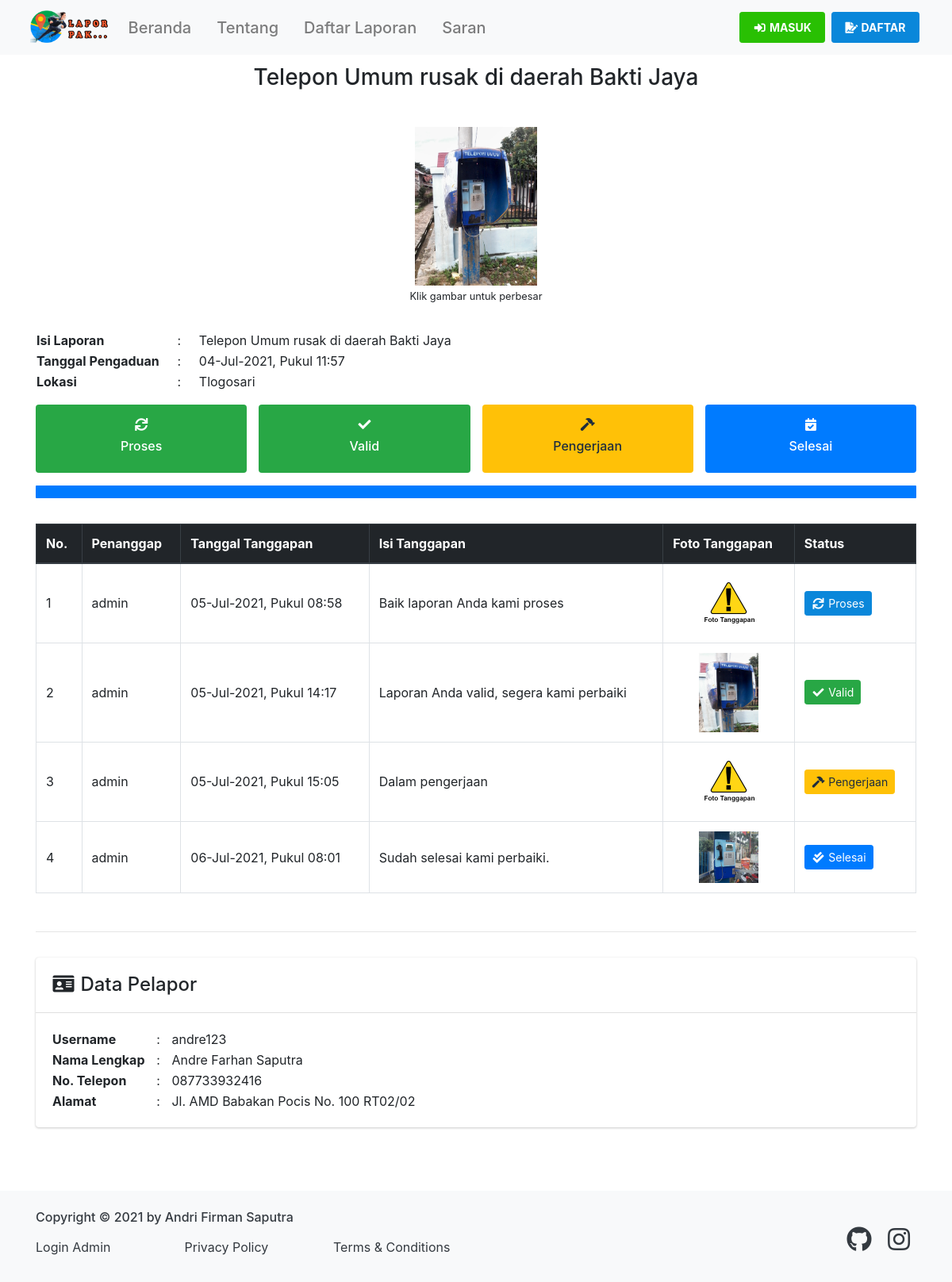
The page /landing/detailPengaduan/1 on the database its author committed.
### tables this page shows
CREATE TABLE `pengaduan` (
  `id_pengaduan` int(11) NOT NULL,
  `isi_laporan` text NOT NULL,
  `tgl_pengaduan` datetime NOT NULL,
  `foto` varchar(500) DEFAULT 'default.png',
  `status_pengaduan` enum('belum_ditanggapi','proses','valid','pengerjaan','selesai','tidak_valid') NOT NULL DEFAULT 'belum_ditanggapi',
  `id_masyarakat` int(11) NOT NULL,
  `id_kelurahan` int(11) NOT NULL
);

CREATE TABLE `kelurahan` (
  `id_kelurahan` int(11) NOT NULL,
  `kelurahan` varchar(100) NOT NULL,
  `id_kecamatan` int(11) NOT NULL
);

CREATE TABLE `tanggapan` (
  `id_tanggapan` int(11) NOT NULL,
  `isi_tanggapan` text NOT NULL,
  `tgl_tanggapan` datetime NOT NULL,
  `status_tanggapan` enum('proses','valid','pengerjaan','selesai','tidak_valid') NOT NULL,
  `foto_tanggapan` varchar(500) NOT NULL DEFAULT 'default.png',
  `id_pengaduan` int(11) NOT NULL,
  `id_user` int(11) NOT NULL
);

CREATE TABLE `user` (
  `id_user` int(11) NOT NULL,
  `nama` varchar(100) NOT NULL,
  `username` varchar(100) NOT NULL,
  `password` varchar(255) NOT NULL,
  `no_telepon` varchar(20) NOT NULL,
  `jabatan` enum('administrator','operator') NOT NULL
);

CREATE TABLE `masyarakat` (
  `id_masyarakat` int(11) NOT NULL,
  `nama` varchar(100) NOT NULL,
  `username` varchar(100) NOT NULL,
  `password` varchar(255) NOT NULL,
  `no_telepon` varchar(20) NOT NULL,
  `alamat` text NOT NULL
);

### application/controllers/Landing.php (called while the page is built, shortened)
<?php
class Landing extends CI_Controller
{
	public function __construct()
	{
		$this->load->model('Pengaduan_model', 'pemo');
		$this->load->model('Landing_model', 'lamo');
		$this->load->model('Tanggapan_model', 'tamo');
	}
	public function detailPengaduan($id_pengaduan = 0)
	{
		$data['id_pengaduan'] 	= $id_pengaduan;
		$data['pengaduan']		= $this->pemo->getPengaduanById($id_pengaduan);
		$data['title']  		= 'Detail Pengaduan - ' . $data['pengaduan']['isi_laporan'];
		$data['tanggapan']		= $this->tamo->getTanggapanByIdPengaduan($id_pengaduan);
		$this->load->view('templates/header', $data);
		$this->load->view('landing/detail_pengaduan', $data);
		$this->load->view('templates/footer', $data);
	}
}

### index.php (called while the page is built, shortened)
<?php
require_once BASEPATH.'core/CodeIgniter.php';

### application/models/Pengaduan_model.php (called while the page is built, shortened)
<?php
class Pengaduan_model extends CI_Model
{
	public function getPengaduanById($id_pengaduan)
	{
		$this->db->join('masyarakat', 'pengaduan.id_masyarakat=masyarakat.id_masyarakat');
		$this->db->join('kelurahan', 'pengaduan.id_kelurahan=kelurahan.id_kelurahan');
		return $this->db->get_where('pengaduan', ['id_pengaduan' => $id_pengaduan])->row_array();
	}
}

### application/models/Tanggapan_model.php (called while the page is built, shortened)
<?php
class Tanggapan_model extends CI_Model
{
	public function getTanggapanByIdPengaduan($id_pengaduan)
	{
		$this->db->join('user', 'tanggapan.id_user=user.id_user');
		$this->db->join('pengaduan', 'tanggapan.id_pengaduan=pengaduan.id_pengaduan');
		$this->db->order_by('id_tanggapan', 'asc');
		return $this->db->get_where('tanggapan', ['pengaduan.id_pengaduan' => $id_pengaduan])->result_array();
	}
}

### application/views/landing/detail_pengaduan.php (the view, shortened to what this page needs)
<header>
	<nav class="navbar navbar-expand-lg navbar-light bg-light fixed-top">
	  <div class="container">
	    <a class="navbar-brand" href="<?= base_url(); ?>">
	      <img src="<?= base_url('assets/img/img_properties/favicon-text.png'); ?>" class="d-inline-block align-top img-fluid img-w-100">
	    </a>
	    <div class="collapse navbar-collapse" id="navbarNavAltMarkup">
	      <div class="navbar-nav">
		  <a class="nav-link page-scroll" href="<?= base_url('landing/'); ?>"><h5 class="my-auto">Beranda</h5></a>
	        <a class="nav-link page-scroll" href="<?= base_url('landing/'); ?>#tentang"><h5 class="my-auto">Tentang</h5></a>
	        <a class="nav-link page-scroll" href="<?= base_url('landing/'); ?>#daftar_laporan"><h5 class="my-auto">Daftar Laporan</h5></a>
	        <a class="nav-link page-scroll" href="<?= base_url('landing/'); ?>#saran"><h5 class="my-auto">Saran</h5></a>
	      </div>
	      <div class="navbar-nav ml-auto">
	        <a class="nav-link btn btn-sm font-weight-bold m-1 btn-login" href="<?= base_url('landing/masuk'); ?>"><i class="fas fa-fw fa-sign-in-alt"></i> MASUK</a>
	        <a class="nav-link btn btn-sm font-weight-bold m-1 btn-danger text-white" href="<?= base_url('landing/daftar'); ?>"><i class="fas fa-fw fa-file-signature"></i> DAFTAR</a>
	      </div>
	    </div>
	  </div>
	</nav>
</header>
<main class="flex-shrink-0">
	<div class="container mb-5">
		<div class="row justify-content-center py-3">
			<div class="col-lg header-title">
				<h3 class="text-center"><?= $pengaduan['isi_laporan']; ?></h3>
			</div>
		</div>
		<div class="row text-center py-3">
			<div class="col-lg">
				<a href="<?= base_url('assets/img/img_pengaduan/') . $pengaduan['foto']; ?>" class="enlarge">
					<img src="<?= base_url('assets/img/img_pengaduan/') . $pengaduan['foto']; ?>" class="img-fluid img-hm-200" alt="<?= $pengaduan['foto']; ?>">
				</a><br>
				<small>Klik gambar untuk perbesar</small>
			</div>
		</div>
		<div class="row my-3">
			<div class="col-lg">
				<table>
					<tr>
						<th class="align-middle">Isi Laporan</th>
						<td style="width: 3rem" class="align-middle text-center">:</td>
						<td class="align-middle"><?= $pengaduan['isi_laporan']; ?></td>
					</tr>
					<tr>
						<th class="align-middle">Tanggal Pengaduan</th>
						<td style="width: 3rem" class="align-middle text-center">:</td>
						<td class="align-middle"><?= date('d-M-Y, \P\u\k\u\l H:i', strtotime($pengaduan['tgl_pengaduan'])); ?></td>
					</tr>
					<tr>
						<th class="align-middle">Lokasi</th>
						<td style="width: 3rem" class="align-middle text-center">:</td>
						<td class="align-middle"><?= $pengaduan['kelurahan']; ?></td>
					</tr>
				</table>
			</div>
		</div>
		<div class="row my-2">
			<div class="col-3">
				<div class="text-center bg-danger py-3 rounded text-white">
					<h6><i class="fas fa-fw fa-sync"></i></h6>
					<h6>Proses</h6>
				</div>
			</div>
			<div class="col-3">
				<div class="text-center bg-success py-3 rounded text-white">
					<h6><i class="fas fa-fw fa-check"></i></h6>
					<h6>Valid</h6>
				</div>
			</div>
			<div class="col-3">
				<div class="text-center bg-warning py-3 rounded text-white">
					<h6><i class="fas fa-fw fa-hammer"></i></h6>
					<h6>Pengerjaan</h6>
				</div>
			</div>
			<div class="col-3">
				<div class="text-center bg-primary py-3 rounded text-white">
					<h6><i class="fas fa-fw fa-calendar-check"></i></h6>
					<h6>Selesai</h6>
				</div>
			</div>
		</div>
		<div class="row my-3">
			<div class="col">
				<?php if ($pengaduan['status_pengaduan'] == 'belum_ditanggapi'): ?>
					<div class="progress">
						<div class="progress-bar progress-bar-striped bg-danger" role="progressbar" style="width: 15%" aria-valuenow="15" aria-valuemin="0" aria-valuemax="100"></div>
					</div>
				<?php elseif ($pengaduan['status_pengaduan'] == 'proses'): ?>
					<div class="progress">
					  <div class="progress-bar bg-danger" role="progressbar" style="width: 15%" aria-valuenow="15" aria-valuemin="0" aria-valuemax="15"></div>
					</div>
				<?php elseif ($pengaduan['status_pengaduan'] == 'valid'): ?>
					<div class="progress">
					  <div class="progress-bar bg-success" role="progressbar" style="width: 40%" aria-valuenow="40" aria-valuemin="0" aria-valuemax="40"></div>
					</div>
				<?php elseif ($pengaduan['status_pengaduan'] == 'pengerjaan'): ?>
					<div class="progress">
					  <div class="progress-bar bg-warning" role="progressbar" style="width: 65%" aria-valuenow="65" aria-valuemin="0" aria-valuemax="65"></div>
					</div>
				<?php elseif ($pengaduan['status_pengaduan'] == 'selesai'): ?>
					<div class="progress">
					  <div class="progress-bar bg-primary" role="progressbar" style="width: 100%" aria-valuenow="100" aria-valuemin="0" aria-valuemax="100"></div>
					</div>
				<?php endif ?>
			</div>
		</div>
		<div class="row py-3">
			<div class="col-lg">
				<div class="table-responsive">
					<table class="table table-bordered">
						<thead class="thead-dark">
							<tr>
								<th class="align-middle">No.</th>
								<th class="align-middle">Penanggap</th>
								<th class="align-middle">Tanggal Tanggapan</th>
								<th class="align-middle">Isi Tanggapan</th>
								<th class="align-middle">Foto Tanggapan</th>
								<th class="align-middle">Status</th>
							</tr>
						</thead>
						<tbody>
							<?php $i = 1; ?>
							<?php foreach ($tanggapan as $dt): ?>
								<tr>
									<td class="align-middle"><?= $i++; ?></td>
									<td class="align-middle"><?= $dt['username']; ?></td>
									<td class="align-middle"><?= date('d-M-Y, \P\u\k\u\l H:i', strtotime($dt['tgl_tanggapan'])); ?></td>
									<td class="align-middle"><?= $dt['isi_tanggapan']; ?></td>
									<?php
										$status = explode('_', $dt['status_tanggapan']);
										$status = implode(' ', $status);
										$status = ucwords(strtolower($status));
									?>
									<td class="align-middle text-center">
										<a href="<?= base_url('assets/img/img_tanggapan/') . $dt['foto_tanggapan']; ?>" class="enlarge">
											<img src="<?= base_url('assets/img/img_tanggapan/') . $dt['foto_tanggapan']; ?>" class="img-fluid img-w-75-hm-100" alt="<?= $dt['foto_tanggapan']; ?>">
										</a>
									</td>
									<td class="align-middle">
										<?php if ($dt['status_tanggapan'] == 'proses'): ?>
											<button type="button" class="btn btn-sm text-center btn-danger"><i class="fas fa-fw fa-sync"></i> <?= $status; ?></button>
										<?php elseif ($dt['status_tanggapan'] == 'valid'): ?>
											<button type="button" class="btn btn-sm text-center btn-success"><i class="fas fa-fw fa-check"></i> <?= $status; ?></button>
										<?php elseif ($dt['status_tanggapan'] == 'pengerjaan'): ?>
											<button type="button" class="btn btn-sm text-center btn-warning"><i class="fas fa-fw fa-hammer"></i> <?= $status; ?></button>
										<?php elseif ($dt['status_tanggapan'] == 'selesai'): ?>
											<button type="button" class="btn btn-sm text-center btn-primary"><i class="fas fa-fw fa-check-double"></i> <?= $status; ?></button>
										<?php elseif ($dt['status_tanggapan'] == 'tidak_valid'): ?>
											<button type="button" class="btn btn-sm text-center btn-secondary"><i class="fas fa-fw fa-times"></i> <?= $status; ?></button>
										<?php else: ?>
											<button type="button" class="btn btn-sm text-center btn-secondary"><i class="fas fa-fw fa-times"></i> <?= $status; ?></button>
										<?php endif ?>
									</td>
								</tr>
							<?php endforeach ?>
						</tbody>
					</table>
				</div>
			</div>
		</div>
		<hr>
		<div class="row py-3">
			<div class="col-lg">
				<div class="card">
					<div class="card-header mt-2">
						<h4><i class="fas fa-fw fa-id-card"></i> Data Pelapor</h4>
					</div>
					<div class="card-body">
						<table>
							<tr>
								<th>Username</th>
								<td style="width: 2rem; text-align: center;"> : </td>
								<td><?= $pengaduan['username']; ?></td>
							</tr>
							<tr>
								<th>Nama Lengkap</th>
								<td style="width: 2rem; text-align: center;"> : </td>
								<td><?= $pengaduan['nama']; ?></td>
							</tr>
							<tr>
								<th>No. Telepon</th>
								<td style="width: 2rem; text-align: center;"> : </td>
								<td><?= $pengaduan['no_telepon']; ?></td>
							</tr>
							<tr>
								<th>Alamat</th>
								<td style="width: 2rem; text-align: center;"> : </td>
								<td><?= $pengaduan['alamat']; ?></td>
							</tr>
						</table>
					</div>
				</div>
			</div>
		</div>
	</div>
</main>

### application/views/templates/header.php (shortened to what this page needs)
<!DOCTYPE html>
<html lang="en" class="h-100" id="page-top">
<head>
  <?php include 'include/css.php'; ?>
</head>
<body class="d-flex flex-column h-100">

### application/views/templates/include/css.php (shortened to what this page needs)
<link rel="stylesheet" href="<?= base_url('assets/vendor/bootstrap/css/bootstrap.min.css'); ?>">
<link rel="stylesheet" href="<?= base_url('assets/vendor/fontawesome/css/all.min.css'); ?>">
<link rel="stylesheet" href="<?= base_url('assets/vendor/adminlte/css/adminlte.min.css'); ?>">
<link rel="stylesheet" href="<?= base_url('assets/vendor/overlayScrollbars/css/OverlayScrollbars.min.css'); ?>">
<link rel="stylesheet" href="<?= base_url('assets/vendor/datatables/css/dataTables.bootstrap4.min.css'); ?>">
<link rel="stylesheet" href="<?= base_url('assets/vendor/fancybox/css/jquery.fancybox.min.css'); ?>">
<link rel="stylesheet" href="<?= base_url('assets/css/zona_lapor.css'); ?>">

### application/views/templates/footer.php (shortened to what this page needs)
	<footer class="footer mt-auto bg-light">
		<div class="container">
			<div class="row my-4">
				<div class="col-lg footer-copyright my-auto">
					<h6 class="text-dark">Copyright &copy; 2021 by Andri Firman Saputra</h6>
					<div class="row">
						<div class="col-sm-4 col-12 my-2 text-left">
							<a class="text-decoration-none text-dark" href="<?= base_url('admin'); ?>">Login Admin</a>
						</div>
						<div class="col-sm-4 col-12 my-2 text-left">
							<a class="text-decoration-none text-dark" href="<?= base_url('landing/privacyPolicy'); ?>">Privacy Policy</a>
						</div>
						<div class="col-sm-4 col-12 my-2 text-left">
							<a class="text-decoration-none text-dark" href="<?= base_url('landing/termsAndConditions'); ?>">Terms & Conditions</a>
						</div>
					</div>
				</div>
				<div class="col-lg footer-sosial-media pt-2 my-auto">
					<a class="text-decoration-none mx-2 text-dark" target="_blank" href="https://github.com/hako-975"><i class="fab fa-2x fa-github"></i></a>
					<a class="text-decoration-none mx-2 text-dark" target="_blank" href="https://instagram.com/andri_firman_975"><i class="fab fa-2x fa-instagram"></i></a>
				</div>
			</div>
		</div>
	</footer>
</body>
</html>

### assets/css/zona_lapor.css (style rules this page uses)
main > .container { padding: 60px 15px 0; }
.footer { background-color: #f5f5f5; }
.footer > .container { padding-right: 15px; padding-left: 15px; }
.header-title { margin: 5px 0; text-align: center; }
@media (min-width: 992px) { .header-title { margin: 5px 0; text-align: left; } }
.img-w-75-hm-100 { max-height: 100px !important; width: 75px !important; }
.img-w-100 { width: 100px !important; }
.img-hm-200 { max-height: 200px !important; }
.footer-copyright { margin: 10px 0; text-align: left; }
.footer-sosial-media { margin: 10px 0; text-align: left; }
@media (min-width: 992px) { .footer-copyright { margin: 10px 0; text-align: left; } }
@media (min-width: 992px) { .footer-sosial-media { margin: 10px 0; text-align: right; } }
.btn-login { background: #29c003 !important; border: 1px solid #29c003; color: #ffffff !important; }

### rows shown on the page
pengaduan: isi_laporan "Telepon Umum rusak di daerah Bakti Jaya", foto (picture), tgl_pengaduan "04-Jul-2021, Pukul 11:57", id_kelurahan.kelurahan "Tlogosari", id_masyarakat.username "andre123", id_masyarakat.nama "Andre Farhan Saputra", id_masyarakat.no_telepon "087733932416", id_masyarakat.alamat "Jl. AMD Babakan Pocis No. 100 RT02/02"
tanggapan: id_user.username "admin", tgl_tanggapan "05-Jul-2021, Pukul 08:58", isi_tanggapan "Baik laporan Anda kami proses", foto_tanggapan (placeholder picture), status_tanggapan "Proses"
tanggapan: id_user.username "admin", tgl_tanggapan "05-Jul-2021, Pukul 14:17", isi_tanggapan "Laporan Anda valid, segera kami perbaiki", foto_tanggapan (picture), status_tanggapan "Valid"
tanggapan: id_user.username "admin", tgl_tanggapan "05-Jul-2021, Pukul 15:05", isi_tanggapan "Dalam pengerjaan", foto_tanggapan (placeholder picture), status_tanggapan "Pengerjaan"
tanggapan: id_user.username "admin", tgl_tanggapan "06-Jul-2021, Pukul 08:01", isi_tanggapan "Sudah selesai kami perbaiki.", foto_tanggapan (picture), status_tanggapan "Selesai"
